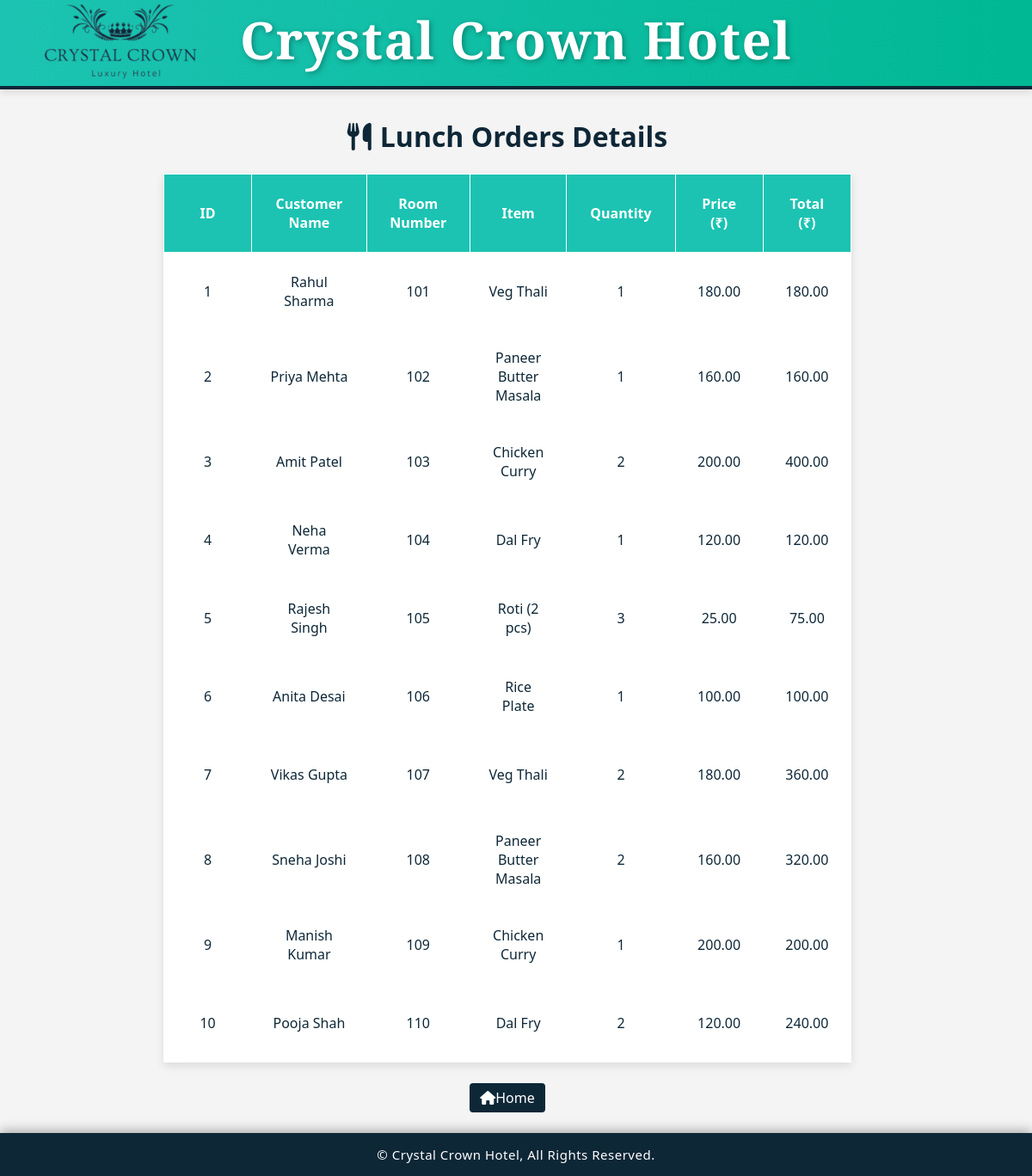
Before: /project/admin/lunch_master.php with the older database file.
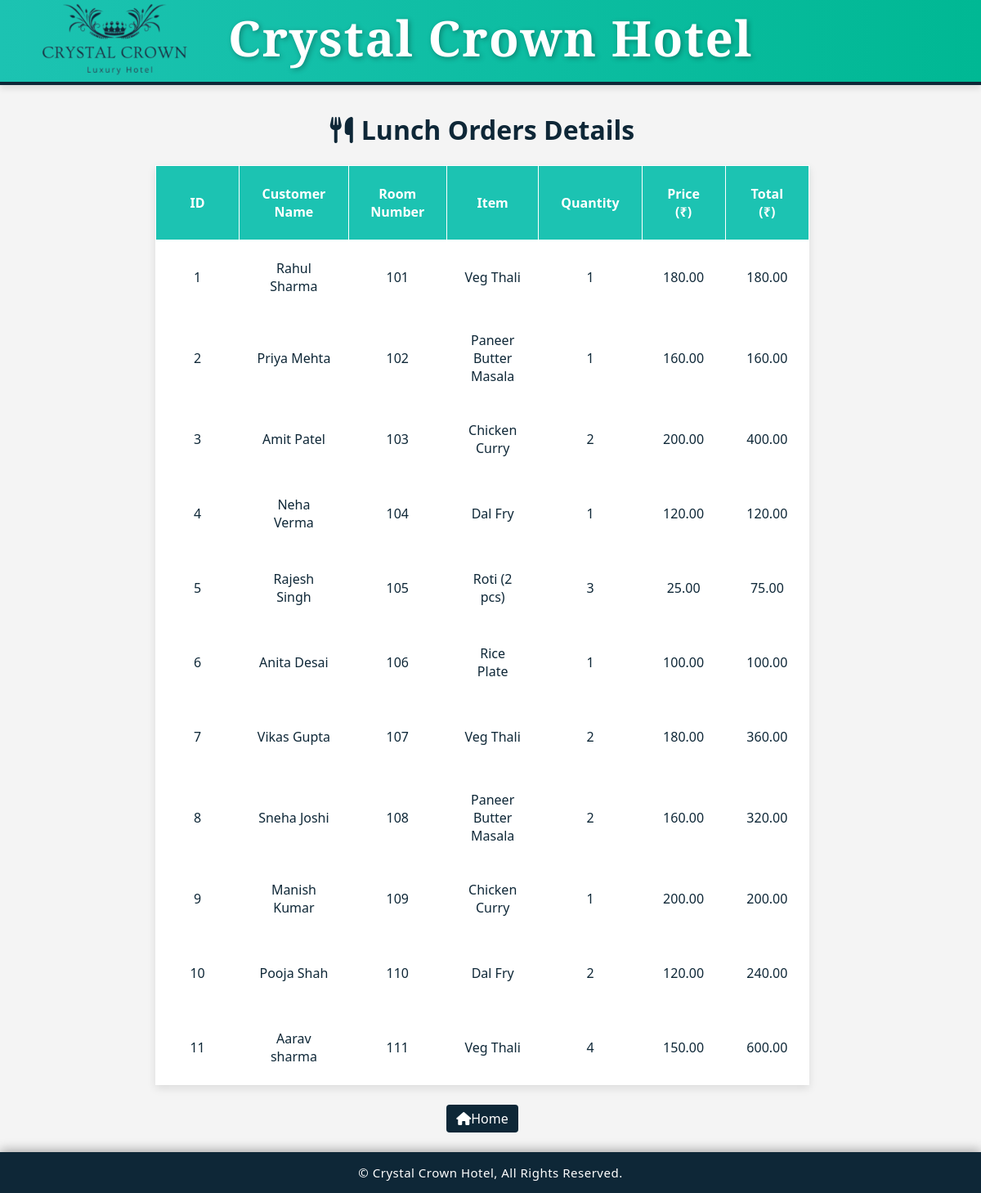
After: the same page with the newer database file.
### tables this page shows
CREATE TABLE `lunch_orders` (
  `id` int(11) NOT NULL,
  `customer_name` varchar(100) DEFAULT NULL,
  `room_number` varchar(20) DEFAULT NULL,
  `item` varchar(100) DEFAULT NULL,
  `quantity` int(11) DEFAULT NULL,
  `price` decimal(10,2) DEFAULT NULL,
  `total` decimal(10,2) DEFAULT NULL,
  `order_time` timestamp NOT NULL DEFAULT current_timestamp()
);

### project/admin/lunch_master.php (the view, shortened to what this page needs)
<?php
include ("header.php");
$conn = mysqli_connect("localhost", "root", "", "crystal_crown_hotel");
$result = mysqli_query($conn, "SELECT * FROM lunch_orders");
?>
<!DOCTYPE html>
<html lang="en">
<head>
    <link rel="stylesheet" href="https://cdnjs.cloudflare.com/ajax/libs/font-awesome/6.5.0/css/all.min.css">
    <link rel="stylesheet" href="design.css" />
</head>
<body>
<link rel="stylesheet" href="https://cdnjs.cloudflare.com/ajax/libs/font-awesome/6.4.0/css/all.min.css"/>
<center><h1>
  <br><br><i class="fas fa-utensils" style="margin-right: 10px;"></i>Lunch Orders Details
</h1></center>
    <table>
        <tr>
            <th>ID</th>
            <th>Customer Name</th>
            <th>Room Number</th>
            <th>Item</th>
            <th>Quantity</th>
            <th>Price (₹)</th>
            <th>Total (₹)</th>
        </tr>
        <?php
        if (mysqli_num_rows($result) > 0) {
            while ($row = mysqli_fetch_assoc($result)) {
                echo "<tr>
                    <td>{$row['id']}</td>
                    <td>{$row['customer_name']}</td>
                    <td>{$row['room_number']}</td>
                    <td>{$row['item']}</td>
                    <td>{$row['quantity']}</td>
                    <td>{$row['price']}</td>
                    <td>{$row['total']}</td>
                </tr>";
            }
        } else {
            echo "<tr><td colspan='7'>No Lunch orders found.</td></tr>";
        }
        ?>
    </table>
</body>
<?php include("footer.php"); ?>
<section class='btn'>
                   <a href='index.php'><i class='fas fa-home'></i>Home</a>
                   </section>
</html>

Changed rows visible on the page:
added lunch_orders: id "11", customer_name "Aarav sharma", room_number "111", item "Veg Thali", quantity "4", price "150.00", total "600.00"
